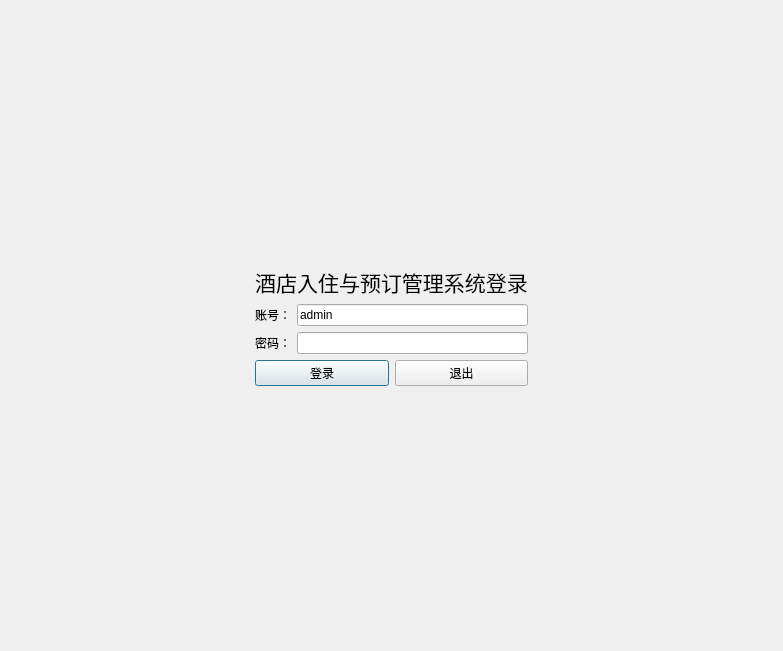
<?xml version="1.0" encoding="UTF-8"?>
<ui version="4.0">
 <class>LoginDialog</class>
 <widget class="QDialog" name="LoginDialog">
  <property name="geometry">
   <rect>
    <x>0</x>
    <y>0</y>
    <width>783</width>
    <height>651</height>
   </rect>
  </property>
  <property name="windowTitle">
   <string>Dialog</string>
  </property>
  <layout class="QGridLayout" name="gridLayout">
   <item row="0" column="1">
    <spacer name="verticalSpacer">
     <property name="orientation">
      <enum>Qt::Orientation::Vertical</enum>
     </property>
     <property name="sizeHint" stdset="0">
      <size>
       <width>20</width>
       <height>233</height>
      </size>
     </property>
    </spacer>
   </item>
   <item row="1" column="0">
    <spacer name="horizontalSpacer">
     <property name="orientation">
      <enum>Qt::Orientation::Horizontal</enum>
     </property>
     <property name="sizeHint" stdset="0">
      <size>
       <width>194</width>
       <height>20</height>
      </size>
     </property>
    </spacer>
   </item>
   <item row="1" column="1">
    <layout class="QVBoxLayout" name="verticalLayout_2">
     <item>
      <widget class="QLabel" name="label_3">
       <property name="font">
        <font>
         <pointsize>16</pointsize>
        </font>
       </property>
       <property name="text">
        <string>酒店入住与预订管理系统登录</string>
       </property>
       <property name="alignment">
        <set>Qt::AlignmentFlag::AlignCenter</set>
       </property>
      </widget>
     </item>
     <item>
      <layout class="QVBoxLayout" name="verticalLayout">
       <item>
        <layout class="QHBoxLayout" name="horizontalLayout">
         <item>
          <widget class="QLabel" name="label">
           <property name="text">
            <string>账号：</string>
           </property>
          </widget>
         </item>
         <item>
          <widget class="QLineEdit" name="edtUser">
           <property name="text">
            <string>admin</string>
           </property>
          </widget>
         </item>
        </layout>
       </item>
       <item>
        <layout class="QHBoxLayout" name="horizontalLayout_2">
         <item>
          <widget class="QLabel" name="label_2">
           <property name="text">
            <string>密码：</string>
           </property>
          </widget>
         </item>
         <item>
          <widget class="QLineEdit" name="edtPwd">
           <property name="text">
            <string/>
           </property>
           <property name="echoMode">
            <enum>QLineEdit::EchoMode::Password</enum>
           </property>
          </widget>
         </item>
        </layout>
       </item>
       <item>
        <layout class="QHBoxLayout" name="horizontalLayout_3">
         <item>
          <widget class="QPushButton" name="btnLogin">
           <property name="text">
            <string>登录</string>
           </property>
          </widget>
         </item>
         <item>
          <widget class="QPushButton" name="btnExit">
           <property name="text">
            <string>退出</string>
           </property>
          </widget>
         </item>
        </layout>
       </item>
      </layout>
     </item>
    </layout>
   </item>
   <item row="1" column="2">
    <spacer name="horizontalSpacer_2">
     <property name="orientation">
      <enum>Qt::Orientation::Horizontal</enum>
     </property>
     <property name="sizeHint" stdset="0">
      <size>
       <width>194</width>
       <height>20</height>
      </size>
     </property>
    </spacer>
   </item>
   <item row="2" column="1">
    <spacer name="verticalSpacer_2">
     <property name="orientation">
      <enum>Qt::Orientation::Vertical</enum>
     </property>
     <property name="sizeHint" stdset="0">
      <size>
       <width>20</width>
       <height>233</height>
      </size>
     </property>
    </spacer>
   </item>
  </layout>
 </widget>
 <resources/>
 <connections/>
</ui>
